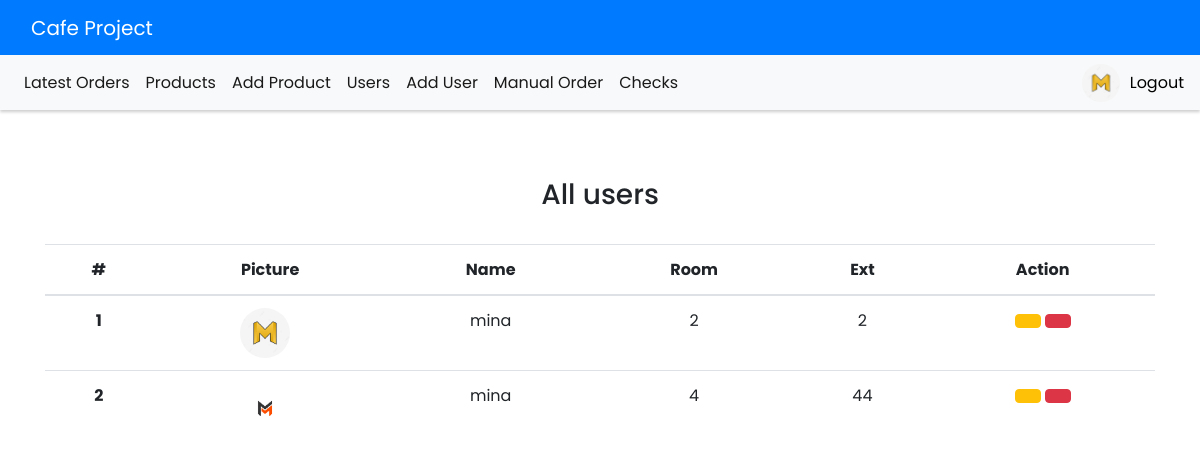
Screenshot of /Views/listUsers.php (signed in) with the database file from the repository.
### tables this page shows
CREATE TABLE `users` (
  `user_id` int(11) NOT NULL,
  `user_name` varchar(100) NOT NULL,
  `email` varchar(100) NOT NULL,
  `password` varchar(255) NOT NULL,
  `room_number` int(11) NOT NULL,
  `ext` int(11) NOT NULL,
  `image` varchar(255) DEFAULT NULL,
  `role` tinyint(1) NOT NULL DEFAULT 0
);

### Model/admin.class.php (called while the page is built, shortened)
<?php
class Admin
{
    private $conn;
    public function __construct()
    {
        global $db;
        $this->conn = $db;
    }
    public function getAllUsers()
    {
        $selectQuery = 'select * from users';
        $res = mysqli_query($this->conn, $selectQuery);
        return $res;
    }
}

### Views/listUsers.php (the view, shortened to what this page needs)
<html>
    <head>
        <link href="../Public/css/loader.css" rel="stylesheet" />
    </head>
    <body onload="Loader()">
	    <div id="main-div" style="display:none;">
        <?php
        include 'layout/adminHeader.php';
        require_once '..' . DIRECTORY_SEPARATOR . 'config.php';
        if($db)
        {
            $usr = new Admin();
			$users=$usr->getAllUsers();
        }
        ?>
        <div class="container">
        <h3 class="text-center">All users</h3><br>
            <table class="table text-center">
                <thead>
                    <tr>
                        <th scope="col">#</th>
                        <th scope="col">Picture</th>
                        <th scope="col">Name</th>
                        <th scope="col">Room</th>
                        <th scope="col">Ext</th>
                        <th scope="col">Action</th>
                    </tr>
                </thead>
                <tbody>
                    <?php
                    $i = 1;
                    while ($row = mysqli_fetch_assoc($users))
                    {
                        echo "<tr>
                        <th scope='row'>{$i}</th>
                        <td><img src={$row['image']}></td>
                        <td>{$row['user_name']}</td>
                        <td>{$row['room_number']}</td>
                        <td>{$row['ext']}</td>
                        <td><a href='./editUser.php?id={$row['user_id']}' class='btn btn-warning'  style='color:white'><i class='fa fa-cog'></i></a>
                        <a class='btn btn-danger' href='../Controller/userController.php?id={$row['user_id']}'><i class='far fa-trash'></i></a></td>
                        </tr>";
                        $i += 1;
                    }
                    ?>
                </tbody>
            </table>
          </div>
       </div>
    </body>
</html>

### Public/css/style.css (style rules this page uses)
body { font-family:Poppins; }
.container { margin-top: 30px; }
img { width: 50px; height: 50px; border-radius: 50%; margin-right: 10px; cursor: pointer; }

### rows the page displays
users: image (picture), user_name "mina", room_number "2", ext "2"
users: image (picture), user_name "mina", room_number "4", ext "44"
